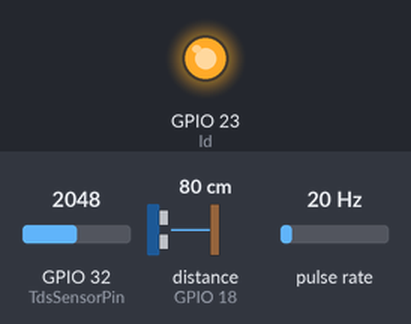
A sketch run on a simulated ESP32. On the bench: output pins drawn as LEDs (lit = HIGH). Wiring (inferred from the names in the program): ultrasonic range finder: trigger GPIO 5; echo GPIO 18; pulse sensor: data GPIO 2. Inputs (shaded band) come from the test bench; at power-on: distance to the obstacle (sensor on GPIO 18) 80 cm, GPIO 32 (TdsSensorPin) = 2048, pulse rate 20 Hz. The echo pulse lasts 58.3 µs per cm; WiFi joins after 1.5 s; servers stay silent unless stated; uploads are accepted with an empty reply; pins used as bus, display or sensor lines are not drawn; what the sketch prints to the serial monitor is not drawn.

Above: at 6.8 s.
6.9 s: distance to the obstacle (sensor on GPIO 18) set to 120 cm
12.2 s: GPIO 32 (TdsSensorPin) set to 314
22.3 s: GPIO 32 (TdsSensorPin) set to 273
At 23.1 s:
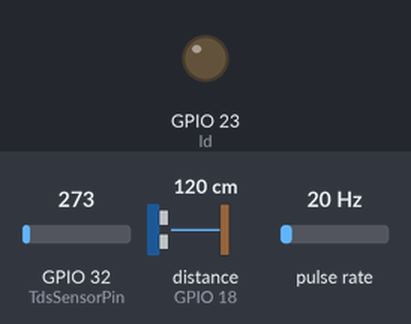
23.8 s: GPIO 32 (TdsSensorPin) set to 340
At 29.3 s:
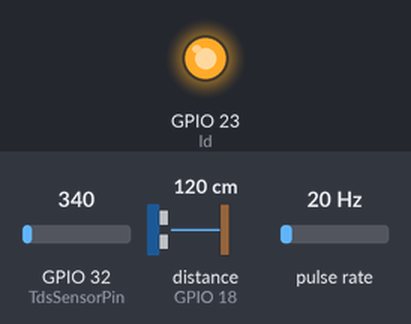
Timing chart, 0 to 30.4 s (numbered marks = the images above; inputs shaded):
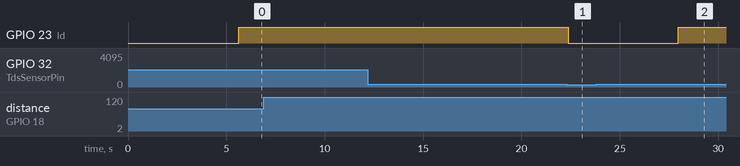

Measured:
- the behaviour switches between 301 and 300 on GPIO 32 (TdsSensorPin) (found by bisection; images 0 and 1)
- after the input at 6.9 s, every drawn part: stays the same
- after the input at 12.2 s, every drawn part: stays the same
- after the input at 22.3 s, GPIO 23 (ld): HIGH → LOW after 0.08 s
- after the input at 23.8 s, GPIO 23 (ld): LOW → HIGH after 4.2 s

The sketch:

arduino_code.ino
```cpp
#include "WiFi.h"
#include <HTTPClient.h>
const char* ssid = "nour";
const char* password = "12435687";
String Web_App_URL = "https://script.google.com/macros/s/AKfycbwWJ53aagUFELEZg78X_tLmpeNJ2JGjKLZYrpJxd8UUPR743YFk7b4U-5AjzVtSELX2/exec";
#define TdsSensorPin 32
#define ld 23
#define VREF 3.3
#define ADC_RESOLUTION 4096
const int trigPin = 5;
const int echoPin = 18;
#define SOUND_SPEED 0.034
long duration;
float distanceCm;
float temperature = 25.0;
float knownTDSValue1 = 0.0;
int knownAnalogValue1 = 0;
float knownTDSValue2 = 1000.0;
int knownAnalogValue2 = 1000;
float averageVoltage = 0;
int tdsValue = 0;

#define SENSOR  2
float calibrationFactor = 4.5;
volatile byte pulseCount;
byte pulse1Sec = 0;
float flowRate;
unsigned int flowMilliLitres;
unsigned long totalMilliLitres;
int cnt =0;
float calc(){
      totalMilliLitres =0;
      for(int i = 0 ; i < 5 ; ++i){
    pulse1Sec = pulseCount;
    pulseCount = 0;
    flowRate = (pulse1Sec) / calibrationFactor;
    flowMilliLitres = (flowRate / 60) * 1000;
    totalMilliLitres += flowMilliLitres;
    delay(1000);
      }
    return totalMilliLitres;
}
void IRAM_ATTR pulseCounter() {
  pulseCount++;
}
String leakage(){
  float init = getDistance();
  float flow = calc();
  float fin =   getDistance();
  init = min(fin , init);
  Serial.print("final dist is : ");
  Serial.println(fin);
  Serial.print("initial dist is : ");
  Serial.println(init);
  Serial.print((fin-init)*18.5*18.5);
  Serial.print("  compared with ");
  Serial.println(flow);
  if((fin-init)*18.5*18.5-flow > 50 ) return "TRUE";
  else return "FALSE";
}
float getDistance() {
  float tot=0;
  int cnt=5;
  while(cnt--){
    digitalWrite(trigPin, LOW);
    delayMicroseconds(2);
    digitalWrite(trigPin, HIGH);
    delayMicroseconds(10);
    digitalWrite(trigPin, LOW);
    duration = pulseIn(echoPin, HIGH);
    distanceCm = duration * SOUND_SPEED / 2;
    tot += distanceCm;
    delay(10);
  }
  tot /=5;
  return tot;
}
float getCalibratedTDSValue() {
    int rawValue = analogRead(TdsSensorPin);
    float voltage = (rawValue * VREF) / ADC_RESOLUTION;
    float compensationCoefficient = 1.0 + 0.02 * (temperature - 25.0);
    float compensationVoltage = voltage / compensationCoefficient;
    float tdsValue = (133.42 * pow(compensationVoltage, 3) - 255.86 * pow(compensationVoltage, 2) + 857.39 * compensationVoltage) * 0.5;
    float calibratedTDS = ((knownTDSValue2 - knownTDSValue1) / (knownAnalogValue2 - knownAnalogValue1)) * (rawValue - knownAnalogValue1) + knownTDSValue1;
    return calibratedTDS;
}
int calcPercent(){
  return map(getDistance() , 28.06 , 0 , 0 , 100);
}
void setup() {
  pinMode(SENSOR, INPUT_PULLUP);
  pinMode(ld , OUTPUT);
  pulseCount = 0;
  flowRate = 0.0;
  flowMilliLitres = 0;
  totalMilliLitres = 0;
  attachInterrupt(digitalPinToInterrupt(SENSOR), pulseCounter, FALLING);
  pinMode(TdsSensorPin, INPUT);
  pinMode(trigPin, OUTPUT);
  pinMode(echoPin, INPUT);
  Serial.begin(9600);
  Serial.println();
  delay(1000);
  Serial.println();
  Serial.println("-------------");
  Serial.println("WIFI mode : STA");
  WiFi.mode(WIFI_STA);
  Serial.println("-------------");
  Serial.println();
  Serial.println("------------");
  Serial.print("Connecting to ");
  Serial.println(ssid);
  WiFi.begin(ssid, password);
  int connecting_process_timed_out = 20;
  connecting_process_timed_out = connecting_process_timed_out * 2;
  while (WiFi.status() != WL_CONNECTED) {
    Serial.print(".");
    delay(250);
    delay(250);
    if (connecting_process_timed_out > 0) connecting_process_timed_out--;
    if (connecting_process_timed_out == 0) {
      delay(1000);
      ESP.restart();
    }
  }
  Serial.println("WiFi connected");
  Serial.println("------------");
  delay(100);
  delay(3000);
}

void loop() {
    tdsValue = getCalibratedTDSValue();
    Serial.print("TDS Value before sending: ");
    Serial.println(tdsValue);
    if(tdsValue > 300) digitalWrite(ld , HIGH);
    else digitalWrite(ld , LOW);
    String Send_Data_URL = Web_App_URL + "?sts=write";
    Send_Data_URL += "&tds=" + String(tdsValue);
    Send_Data_URL += "&water="+leakage();
    Send_Data_URL += "&vol="+String(calcPercent());
    Serial.print("Send Data URL: ");
    Serial.println(Send_Data_URL);
    HTTPClient http;
    http.begin(Send_Data_URL.c_str());
    http.setFollowRedirects(HTTPC_STRICT_FOLLOW_REDIRECTS);
    int httpCode = http.GET();
    Serial.print("HTTP Status Code: ");
    Serial.println(httpCode);
    if (httpCode > 0) {
        String payload = http.getString();
        Serial.println("Response: " + payload);
    }
    http.end();
}
```
